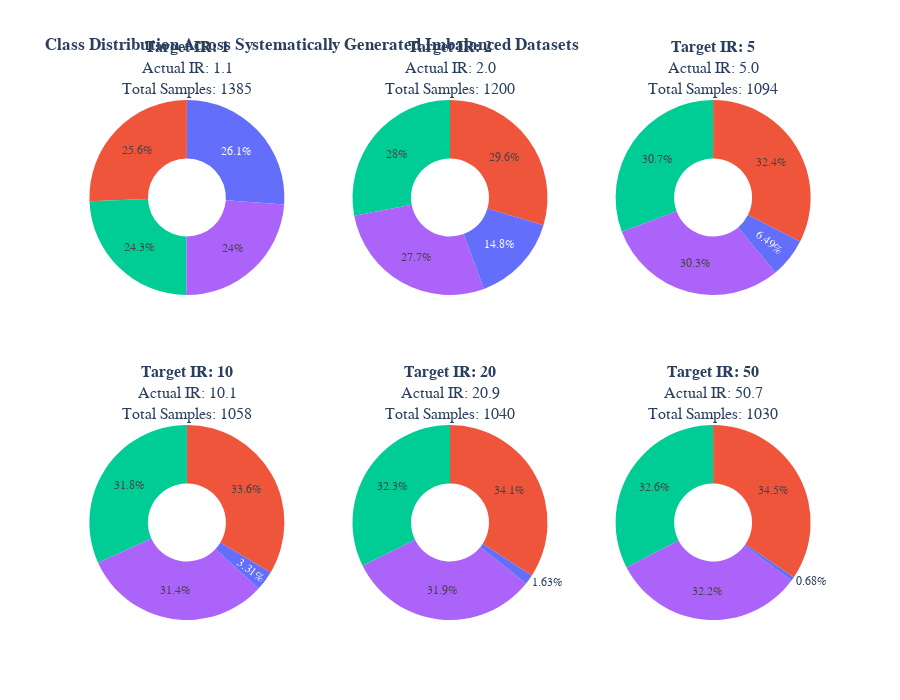

Write notebook code for a chart like this one.
### Code cell
n_datasets = len(TARGET_IRS)
fig = make_subplots(
    rows=2, cols=3,
    specs=[[{'type':'domain'}]*3, [{'type':'domain'}]*3],
    subplot_titles=[f"<b>IR ≈ {ir}</b>" for ir in TARGET_IRS]
)

for i, ir in enumerate(TARGET_IRS):
    row, col = (i // 3) + 1, (i % 3) + 1
    
    temp_df = imbalanced_datasets[ir]
    class_counts = temp_df[TARGET_VARIABLE].value_counts()
    
    # Calculate the actual IR
    actual_ir = class_counts.max() / class_counts.min() if class_counts.min() > 0 else float('inf')
    
    fig.add_trace(go.Pie(
        labels=class_counts.index, 
        values=class_counts.values, 
        name=f'IR={ir}'
    ), row=row, col=col)
    
    fig.layout.annotations[i]['text'] = (
        f"<b>Target IR: {ir}</b><br>"
        f"Actual IR: {actual_ir:.1f}<br>"
        f"Total Samples: {len(temp_df)}"
    )

fig.update_traces(
    hole=.4, 
    hoverinfo="label+percent+value",
    textinfo='percent',
    textfont_size=12
)
fig.update_layout(
    title_text="<b>Class Distribution Across Systematically Generated Imbalanced Datasets</b>",
    height=700,
    showlegend=False,
    font=dict(family="Arial, sans-serif", size=12)
)
fig.show()

### Figure 1 — Plotly figure (JSON) as saved in the notebook; plotly's stock layout.template omitted (floating-point values rounded to 4 significant figures)
{"data": [{"domain": {"x": [0, 0.2889], "y": [0.625, 1]}, "hole": 0.4, "hoverinfo": "label+percent+value", "labels": ["F4 (Cirrhosis)", "F3 (Many Septa)", "F1 (Portal Fibrosis)", "F2 (Few Septa)"], "name": "IR=1", "textfont": {"size": 12}, "textinfo": "percent", "type": "pie", "values": [362, 355, 336, 332]}, {"domain": {"x": [0.3556, 0.6444], "y": [0.625, 1]}, "hole": 0.4, "hoverinfo": "label+percent+value", "labels": ["F3 (Many Septa)", "F1 (Portal Fibrosis)", "F2 (Few Septa)", "F4 (Cirrhosis)"], "name": "IR=2", "textfont": {"size": 12}, "textinfo": "percent", "type": "pie", "values": [355, 336, 332, 177]}, {"domain": {"x": [0.7111, 1], "y": [0.625, 1]}, "hole": 0.4, "hoverinfo": "label+percent+value", "labels": ["F3 (Many Septa)", "F1 (Portal Fibrosis)", "F2 (Few Septa)", "F4 (Cirrhosis)"], "name": "IR=5", "textfont": {"size": 12}, "textinfo": "percent", "type": "pie", "values": [355, 336, 332, 71]}, {"domain": {"x": [0, 0.2889], "y": [0, 0.375]}, "hole": 0.4, "hoverinfo": "label+percent+value", "labels": ["F3 (Many Septa)", "F1 (Portal Fibrosis)", "F2 (Few Septa)", "F4 (Cirrhosis)"], "name": "IR=10", "textfont": {"size": 12}, "textinfo": "percent", "type": "pie", "values": [355, 336, 332, 35]}, {"domain": {"x": [0.3556, 0.6444], "y": [0, 0.375]}, "hole": 0.4, "hoverinfo": "label+percent+value", "labels": ["F3 (Many Septa)", "F1 (Portal Fibrosis)", "F2 (Few Septa)", "F4 (Cirrhosis)"], "name": "IR=20", "textfont": {"size": 12}, "textinfo": "percent", "type": "pie", "values": [355, 336, 332, 17]}, {"domain": {"x": [0.7111, 1], "y": [0, 0.375]}, "hole": 0.4, "hoverinfo": "label+percent+value", "labels": ["F3 (Many Septa)", "F1 (Portal Fibrosis)", "F2 (Few Septa)", "F4 (Cirrhosis)"], "name": "IR=50", "textfont": {"size": 12}, "textinfo": "percent", "type": "pie", "values": [355, 336, 332, 7]}], "layout": {"annotations": [{"font": {"size": 16}, "showarrow": false, "text": "<b>Target IR: 1</b><br>Actual IR: 1.1<br>Total Samples: 1385", "x": 0.1444, "xanchor": "center", "xref": "paper", "y": 1, "yanchor": "bottom", "yref": "paper"}, {"font": {"size": 16}, "showarrow": false, "text": "<b>Target IR: 2</b><br>Actual IR: 2.0<br>Total Samples: 1200", "x": 0.5, "xanchor": "center", "xref": "paper", "y": 1, "yanchor": "bottom", "yref": "paper"}, {"font": {"size": 16}, "showarrow": false, "text": "<b>Target IR: 5</b><br>Actual IR: 5.0<br>Total Samples: 1094", "x": 0.8556, "xanchor": "center", "xref": "paper", "y": 1, "yanchor": "bottom", "yref": "paper"}, {"font": {"size": 16}, "showarrow": false, "text": "<b>Target IR: 10</b><br>Actual IR: 10.1<br>Total Samples: 1058", "x": 0.1444, "xanchor": "center", "xref": "paper", "y": 0.375, "yanchor": "bottom", "yref": "paper"}, {"font": {"size": 16}, "showarrow": false, "text": "<b>Target IR: 20</b><br>Actual IR: 20.9<br>Total Samples: 1040", "x": 0.5, "xanchor": "center", "xref": "paper", "y": 0.375, "yanchor": "bottom", "yref": "paper"}, {"font": {"size": 16}, "showarrow": false, "text": "<b>Target IR: 50</b><br>Actual IR: 50.7<br>Total Samples: 1030", "x": 0.8556, "xanchor": "center", "xref": "paper", "y": 0.375, "yanchor": "bottom", "yref": "paper"}], "font": {"family": "Arial, sans-serif", "size": 12}, "height": 700, "showlegend": false, "title": {"text": "<b>Class Distribution Across Systematically Generated Imbalanced Datasets</b>"}}}
